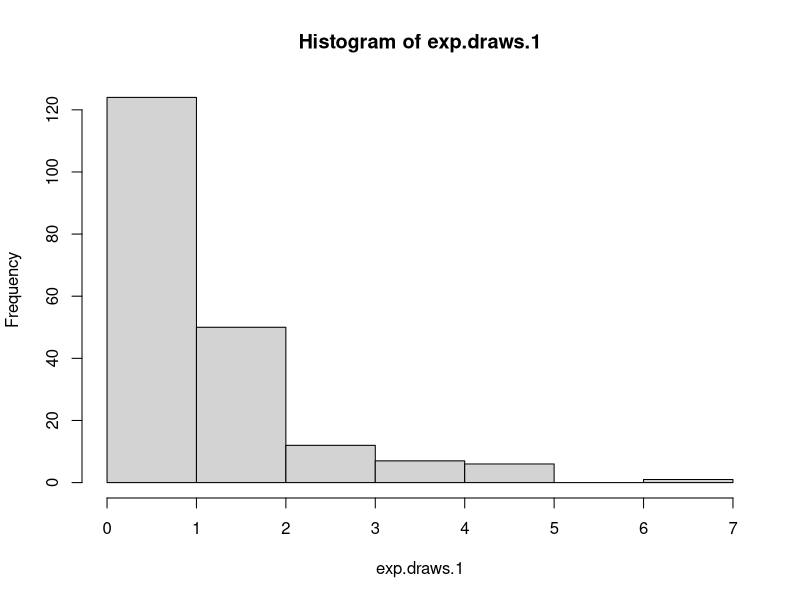
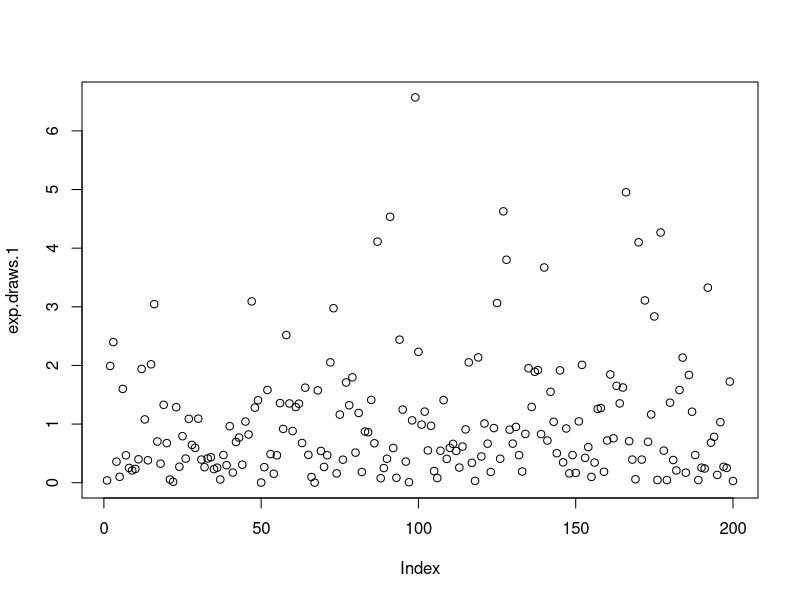

Generate these figures, in order, with R: (Note: this script raises an error after producing the figures.)
## ---- chunk 1
#200 observations, rate of 1
exp.draws.1<-rexp(200, rate=1)
mean(exp.draws.1)
sd(exp.draws.1)

## ---- chunk 2
#200 observations, rate of 0.2
exp.draws.0.2<-rexp(200, 0.2)
mean(exp.draws.0.2)
sd(exp.draws.0.2)

#200 observations, rate of 5
exp.draws.5<-rexp(200, 5)
mean(exp.draws.5)
sd(exp.draws.5)

#200 observations, rate of 7.3
exp.draws.7.3<-rexp(200, 7.3)
mean(exp.draws.7.3)
sd(exp.draws.7.3)

#200 observations, rate of 10
exp.draws.10<-rexp(200, 10)
mean(exp.draws.10)
sd(exp.draws.10)

## ---- chunk 3
#question 3a
hist(exp.draws.1)

#querstion 3b
plot(exp.draws.1)
plotstandard
#question 3c
plot(exp.draws.0.2, exp.draws.7.3)

## ---- chunk 4
means<-c(mean(exp.draws.1), mean(exp.draws.0.2), mean(exp.draws.5), mean(exp.draws.7.3), mean(exp.draws.10))
rates<-c(1, 0.2, 5, 7.3, 10)
plotmeans<-plot(means, rates )
## ---- chunk 5
StandardDevation<-c(sd(exp.draws.1), sd(exp.draws.0.2), sd(exp.draws.5), sd(exp.draws.7.3), sd(exp.draws.10))
plotsd<-plot(StandardDevation, rates)

## ---- chunk 6
meanvstandard<-plot(means, StandardDevation)
## ---- chunk 7
big.exp.draws.1<-rexp(1100000, rate=1)
mean(big.exp.draws.1)
sd(big.exp.draws.1)

## ---- chunk 8
hist(big.exp.draws.1)
hist(exp.draws.1)
## ---- chunk 9
library(dplyr)
tbl1<-tbl_df(big.exp.draws.1)

big.exp.greater1<-filter(tbl1, value>1)

meanbig<-mean(big.exp.greater1$value)
meanbig

## ---- chunk 10
big.exp.draws.1.mat<-matrix(big.exp.draws.1, ncol=1000, nrow=1100)
bighist<-hist(big.exp.draws.1.mat)
## ---- chunk 11
c371<-big.exp.draws.1.mat[,371]
mean(c371)
## ---- chunk 12
columnMeans<-colMeans(big.exp.draws.1.mat[], dims=1)
hist(columnMeans)
